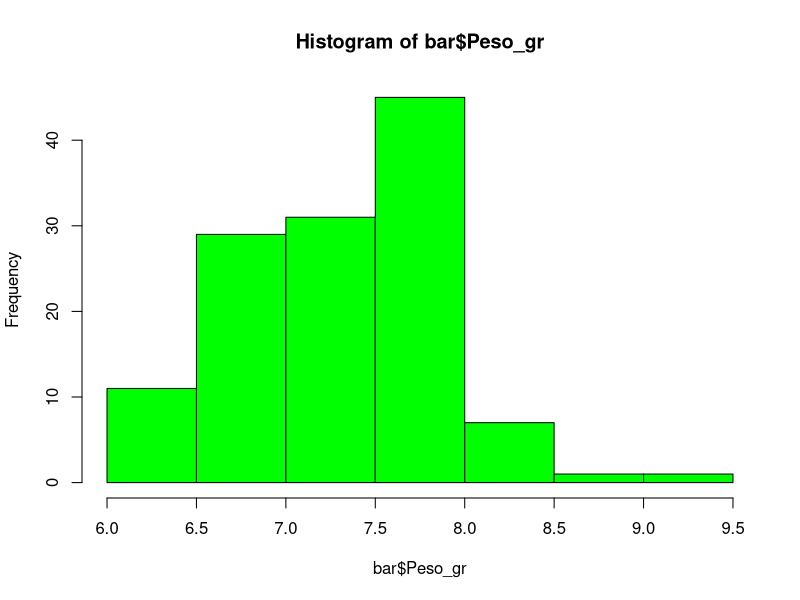
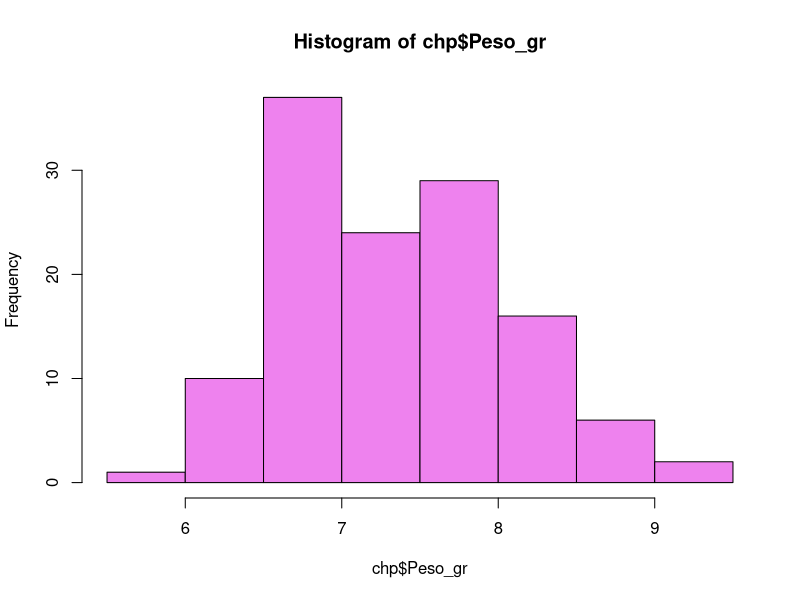
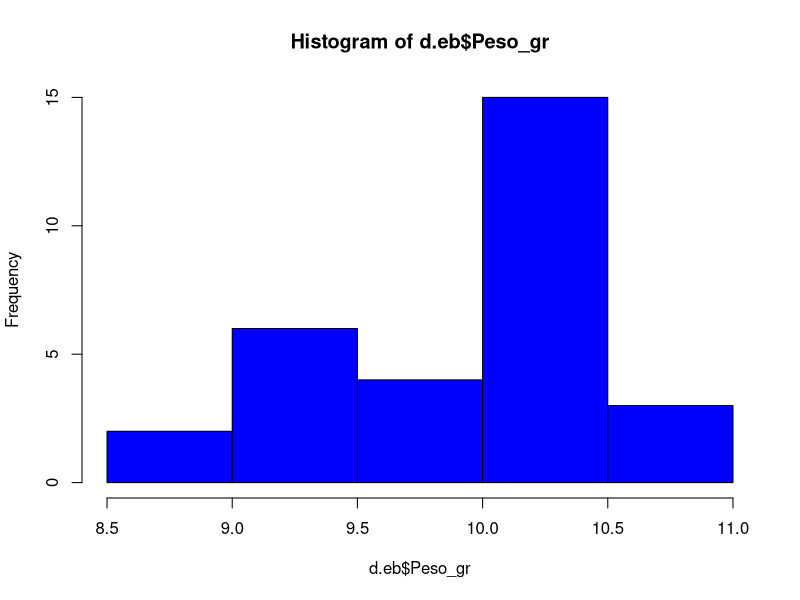
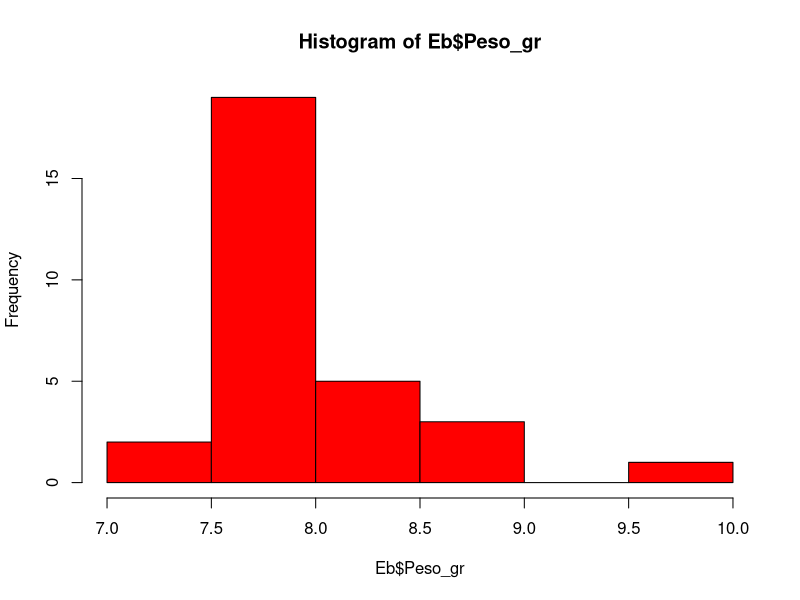
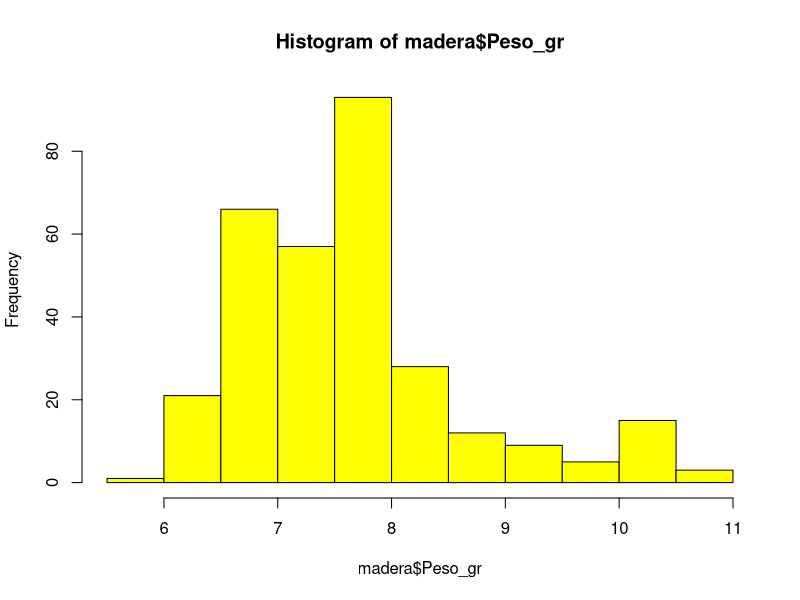
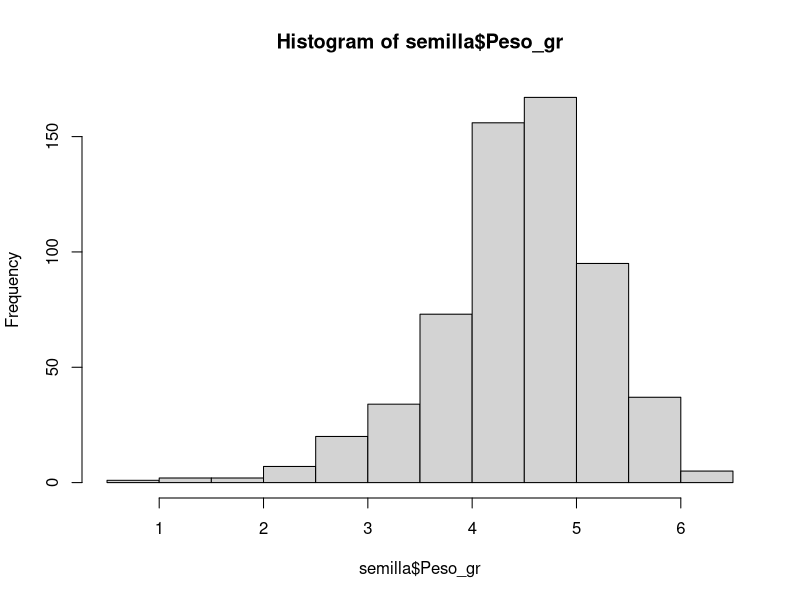

Source code (R) for these figures, in order: (Note: this script raises an error after producing the figures.)
# Amanda
# Semana 9
# 16/03/2022
# Revisar datos peso madera 2x2x2
# BD madera
#PRUEBAS DE NORMALIDAD

# Distribución en una sola cola en la gráfica, cuando solo se quiere saber si hay diferencias
# dos colas en la gráfica y alfa= +/-0.025, aqui se especifica si hay una diferencia (< , >)

# Datos paramétricos (valores arriba de 0.05)
# normalidad <- shapiro.test 
# datos homogéneos

madera <- read.csv("CLASES/BD.est.madera2x2.csv", header = T)

library(dplyr)

# Sp: Barreta
bar <- madera %>%
  filter(Sp=="Bar")
shapiro.test(bar$Peso_gr)
hist(bar$Peso_gr, col = "green")

chp <- madera %>%
  filter(Sp=="Chp")
shapiro.test(chp$Peso_gr)
hist(chp$Peso_gr, col = "violet")

d.eb <- madera %>%
  filter(Sp=="D. Ebano")
hist(d.eb$Peso_gr, col = "blue")
shapiro.test(d.eb$Peso_gr)

Eb <- madera %>%
  filter(Sp=="Ebano")
hist(Eb$Peso_gr, col = "red")
shapiro.test(Eb$Peso_gr)

hist(madera$Peso_gr, col = "yellow")
shapiro.test(madera$Peso_gr)

semilla <- read.csv("CLASES/BaseDeDatos_estadistica.csv", header = T)
hist(semilla$Peso_gr)
shapiro.test(semilla$Peso_gr)

semilla$Cond <- as.factor(semilla$Cond)

pobre <- semilla %>%
  filter(Cond=="Pobre")
hist(pobre$Peso_gr, col = "pink")
shapiro.test(pobre$Peso_gr)

Q1 <- semilla %>%
  filter(Cond=="Q1")
hist(Q1$Peso_gr, col = "lightblue")
shapiro.test(Q1$Peso_gr)

Q2 <- semilla %>%
  filter(Cond=="Q2")
hist(Q2$Peso_gr, col = "lightyellow")
shapiro.test(Q2$Peso_gr)

Q3 <- semilla %>%
  filter(Cond=="Q3")
hist(Q3$Peso_gr, col = "lightpink")
shapiro.test(Q3$Peso_gr)

Q4 <- semilla %>%
  filter(Cond=="Q4")
hist(Q4$Peso_gr)
shapiro.test(Q4$Peso_gr)


hist(semilla$Longitud_mm)
hist(semilla$Diametro_mm)
shapiro.test(semilla$Longitud_mm)
shapiro.test(semilla$Diametro_mm)
boxplot(semilla$Longitud_mm)
boxplot(semilla$Diametro_mm)
